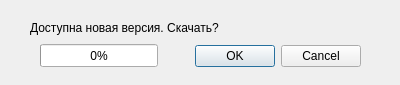
<?xml version="1.0" encoding="UTF-8"?>
<ui version="4.0">
 <class>NewVersion</class>
 <widget class="QDialog" name="NewVersion">
  <property name="geometry">
   <rect>
    <x>0</x>
    <y>0</y>
    <width>400</width>
    <height>85</height>
   </rect>
  </property>
  <property name="windowTitle">
   <string>Screenshotgun</string>
  </property>
  <widget class="QDialogButtonBox" name="buttonBox">
   <property name="geometry">
    <rect>
     <x>20</x>
     <y>40</y>
     <width>341</width>
     <height>32</height>
    </rect>
   </property>
   <property name="orientation">
    <enum>Qt::Horizontal</enum>
   </property>
   <property name="standardButtons">
    <set>QDialogButtonBox::Cancel|QDialogButtonBox::Ok</set>
   </property>
  </widget>
  <widget class="QLabel" name="label">
   <property name="geometry">
    <rect>
     <x>30</x>
     <y>20</y>
     <width>341</width>
     <height>16</height>
    </rect>
   </property>
   <property name="text">
    <string>Доступна новая версия. Скачать?</string>
   </property>
  </widget>
  <widget class="QProgressBar" name="progressBar">
   <property name="geometry">
    <rect>
     <x>40</x>
     <y>44</y>
     <width>118</width>
     <height>23</height>
    </rect>
   </property>
   <property name="value">
    <number>0</number>
   </property>
  </widget>
 </widget>
 <resources/>
 <connections>
  <connection>
   <sender>buttonBox</sender>
   <signal>accepted()</signal>
   <receiver>NewVersion</receiver>
   <slot>accept()</slot>
   <hints>
    <hint type="sourcelabel">
     <x>248</x>
     <y>254</y>
    </hint>
    <hint type="destinationlabel">
     <x>157</x>
     <y>274</y>
    </hint>
   </hints>
  </connection>
  <connection>
   <sender>buttonBox</sender>
   <signal>rejected()</signal>
   <receiver>NewVersion</receiver>
   <slot>reject()</slot>
   <hints>
    <hint type="sourcelabel">
     <x>316</x>
     <y>260</y>
    </hint>
    <hint type="destinationlabel">
     <x>286</x>
     <y>274</y>
    </hint>
   </hints>
  </connection>
 </connections>
</ui>
